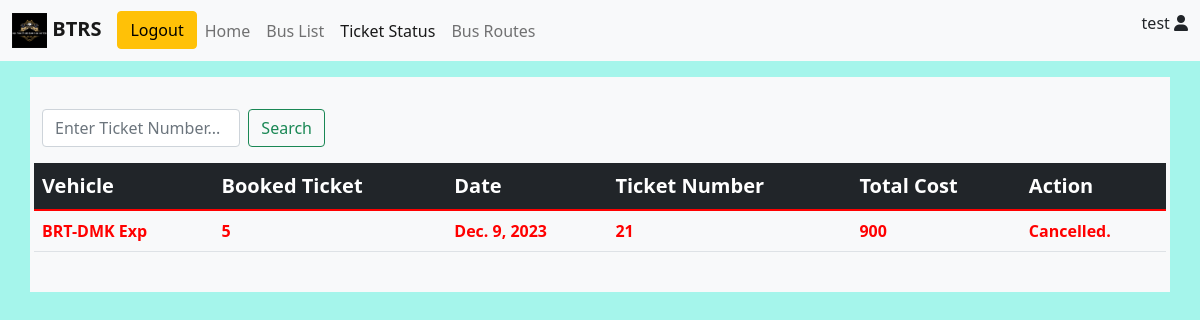
The page /ticketStatus (signed in) on the database as committed earlier.
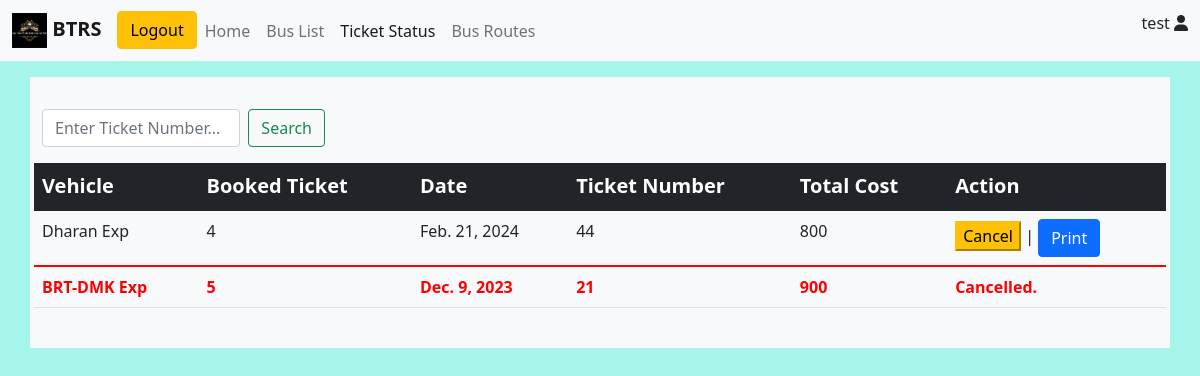
The same page on the database as committed later.
### bms/models.py (models this page shows)
class bookTicket(models.Model):
    user = models.ForeignKey(User, on_delete=models.CASCADE)
    vehicle_id = models.ForeignKey('Vehicle', on_delete=models.CASCADE, related_name='vehicleid')
    date = models.DateField(null=True)
    booked_ticket = models.IntegerField(default=0)
    ticketNumber = models.IntegerField(default=0000, unique=True)
    cost = models.IntegerField(null=True)
    ticket_status = models.BooleanField(default=True)
    updated = models.DateTimeField(auto_now=True)
    created = models.DateTimeField(auto_now_add=True)
    class Meta:
        ordering = ['-updated', '-created']

class Vehicle(models.Model):
    name = models.CharField(max_length=50)
    vehicle_number = models.CharField(max_length=15, unique=True)
    source = models.ForeignKey(busRoute, on_delete=models.CASCADE,default=1, related_name='sourceid')
    destination = models.ForeignKey(busRoute, on_delete=models.CASCADE,default=1, related_name='destinationid')
    date = models.DateField(null=True)
    v_status = models.BooleanField(default=True)
    departure = models.TimeField(null=True, blank=True)
    arrive = models.TimeField(null=True, blank=True)
    available_seats = models.IntegerField(default=25)
    booked_seats = models.IntegerField(default=0)
    price = models.IntegerField(default=20)
    updated = models.DateTimeField(auto_now=True)
    created = models.DateTimeField(auto_now_add=True)
    class Meta:
        ordering = ['-updated', '-created']
    def __str__(self):
        return self.name

### bms/views.py (the view)
# urls.py: path('ticketStatus', views.ticketStatus, name='ticketStatus'),
@login_required(login_url='loginUser')
def ticketStatus(request):
    user = request.user
    if request.user:
        tickets = bookTicket.objects.filter(user=user)
    context ={
                'tickets':tickets,
                'user':user,
                 }
    return render(request, 'bms/ticketStatus.html',context)

### bms/models.py (called while the page is built)
    def __str__(self):
        return self.name

### bms/templates/bms/ticketStatus.html (shortened to what this page needs)
{% extends 'main.html' %}
{% block navItem %}
            <li class="nav-item">
              <a class="nav-link " aria-current="page" href="{% url 'home' %}">Home</a>
            </li>
            <li class="nav-item">
              <a class="nav-link " href="{% url 'busList' %}">Bus List</a>
            </li>
            <li class="nav-item">
              <a class="nav-link active" href="{% url 'ticketStatus' %}">Ticket Status</a>
            </li>
            <li class="nav-item">
              <a class="nav-link" href="{% url 'busRoutes' %}">Bus Routes</a>
            </li>
{% endblock navItem %}
{% block content %}
<section>
  <div class="container mt-3 px-1 py-4 bg-light">
    <form class="d-flex m-2 col-md-3" role="search" action="{% url 'searchTicket' %}">
      <input class="form-control me-2" name="search" placeholder="Enter Ticket Number..." aria-label="Search" required>
      <button class="btn btn-outline-success" type="submit">Search</button>
    </form>
    <table class="table ">
      <thead class="table-dark fs-5">
        <tr>
          <th>Vehicle</th>
          <th>Booked Ticket</th>
          <th>Date</th>
          <th>Ticket Number</th>
          <th>Total Cost</th>
          <th>Action</th>
        </tr>
      </thead>
        <tbody class="fs-7">
          {% for ticket in tickets %}
          {% if request.user.is_authenticated%}
          {% if ticket.ticket_status == True  and user %}
            <td>{{ ticket.vehicle_id }} </td>
            <td>{{ ticket.booked_ticket }}</td>
            <td>{{ ticket.date }}</td>
            <td>{{ ticket.ticketNumber }}</td>
            <td>{{ ticket.cost }}</td>
            <td><a href="#"><button type="button" class="btn-warning" onclick="confirmCancel(event)" data-cancelurl = "{% url 'cancelTicket' ticket.id%}" >Cancel</button></a> |
              <button type="button" class="btn btn-primary" data-bs-toggle="modal" data-bs-target="#printTicket" >
                 Print </button>
                  </td>
        </tbody>
        {% else %}
          <tbody style="color: red;" class="fw-bold">
            <td>{{ ticket.vehicle_id }} </td>
            <td>{{ ticket.booked_ticket }}</td>
            <td>{{ ticket.date }}</td>
            <td>{{ ticket.ticketNumber }}</td>
            <td>{{ ticket.cost }}</td>
            <td>Cancelled.</td>
        </tbody>
        {%endif%}
        {%endif %}
      {% endfor %}
    </table>
  </div>
</section>
{% endblock content %}

Rows that differ between the two databases and show on the page:
added bookTicket: vehicle_id "Dharan Exp", booked_ticket "4", date "Feb. 21, 2024", ticketNumber "44", cost "800"
